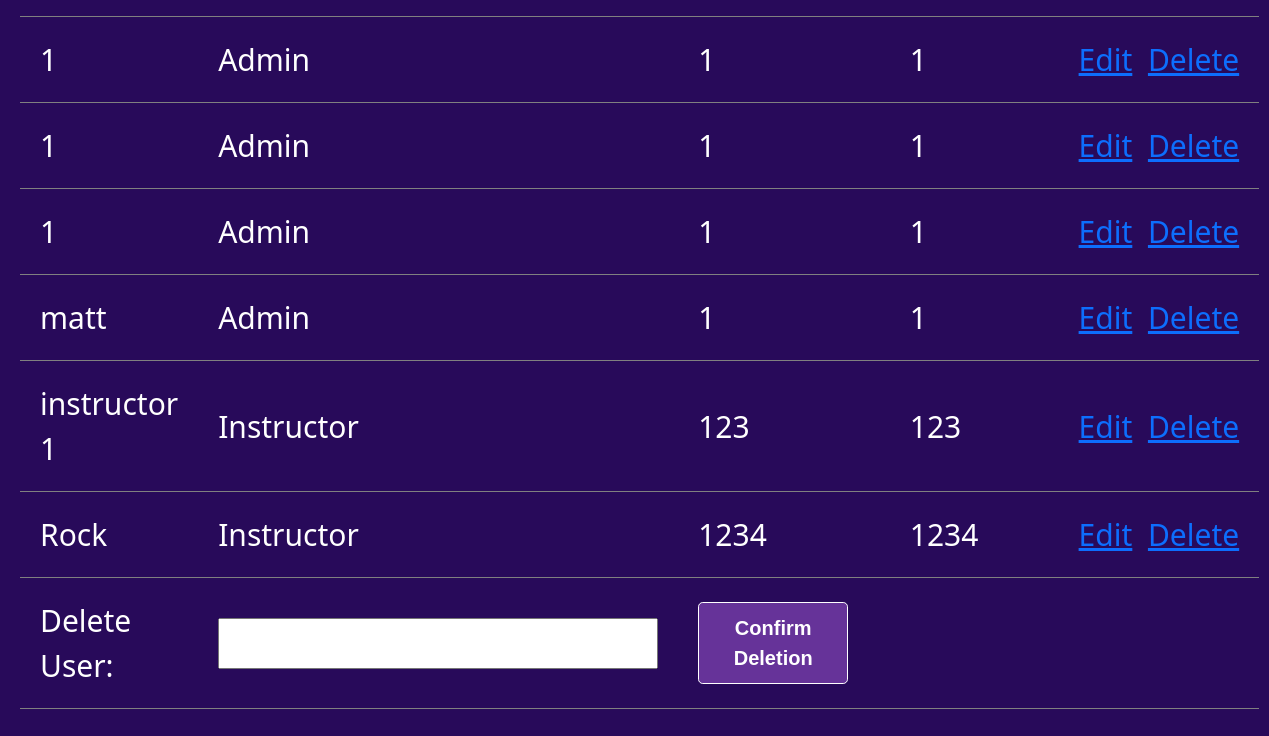
The app's page /viewuser/ (signed in, lower part), older data.
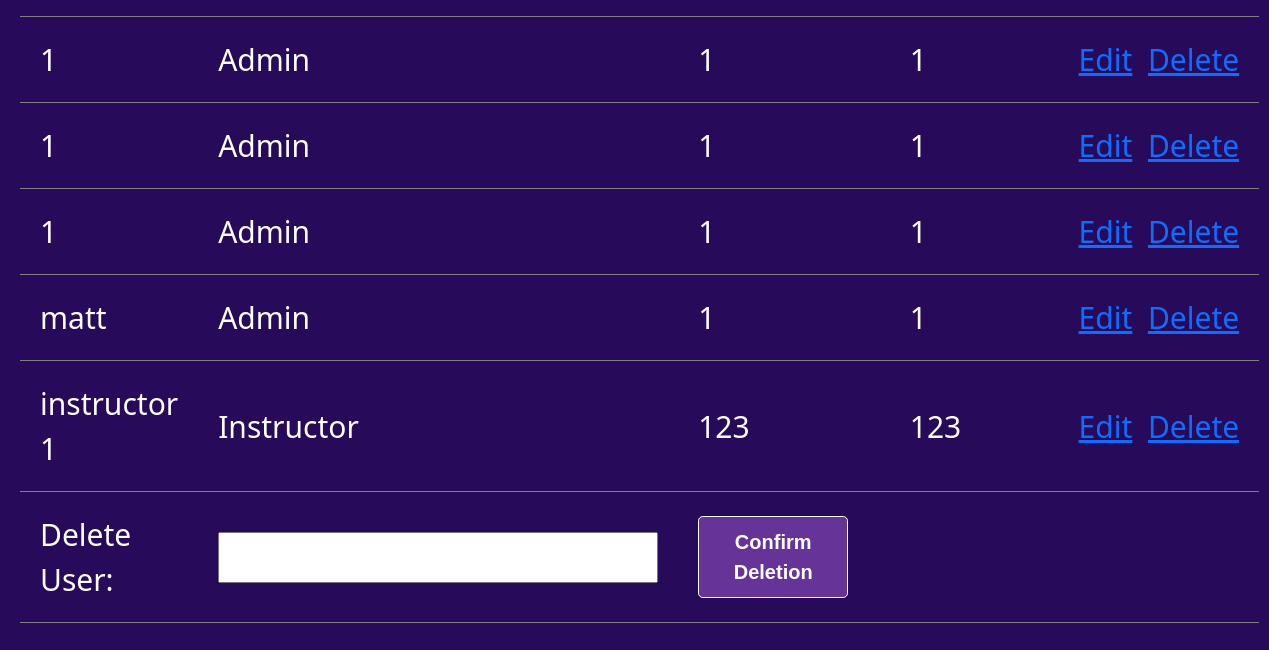
The same page, newer data.
### PurplePanda/models.py (models this page shows, shortened)
class MyUser(models.Model):
    name = models.CharField(max_length=20)
    password = models.CharField(max_length=20)
    role = models.CharField(max_length=20)
    phoneNumber = models.CharField(max_length=10, default=None, null=True)
    address = models.CharField(max_length=30, default=None, null=True)

### PurplePanda/views.py (the view, shortened to what this page needs)
# urls.py: path('viewuser/', DataView.as_view(), name='viewuser'),
class DataView(View):
    def get(self, request):
        x = list(MyUser.objects.all())
        temp = request.session.get("name")
        temp = MyUser.objects.get(name=temp)
        return render(request, "viewuser.html", {'print': x, 'current': temp})

### templates/viewuser.html (shortened to what this page needs)
{% load static %}
<!DOCTYPE html>
<html lang="en">
<head>
    <link href="https://cdn.jsdelivr.net/npm/bootstrap@5.0.2/dist/css/bootstrap.min.css" rel="stylesheet">
    <link href="{% static 'css/loginstyle.css' %}" rel="stylesheet" type="text/css"/>
</head>
<body>
    <div class="users">
    <div class="table">
            <table class="loginTable">
                {% for i in print %}
                <tr>
                    <td>{{ i.name }} </td>
                    <td>{{ i.role }}</td>
                    <td>{{ i.phoneNumber }}</td>
                    <td>{{ i.address }}</td>
                    <td><a href="/createuser">Edit</a>&nbsp&nbsp<a href="">Delete</a></td>
                </tr>
            {% endfor %}
            <form action="/viewuser/" method="post">
                <tr>
                    <td>Delete User: </td>
                    <td><input type="text" name="n"></td>
                    <td><button class="btn btn-lg buttons" type = "submit">Confirm Deletion</button></td>
                </tr>
            </form>
            </table>
        </div>
    </div>
</body>
</html>

Row changes from the older to the newer data that the page shows:
removed MyUser: name "Rock", role "Instructor", phoneNumber "1234", address "1234"
